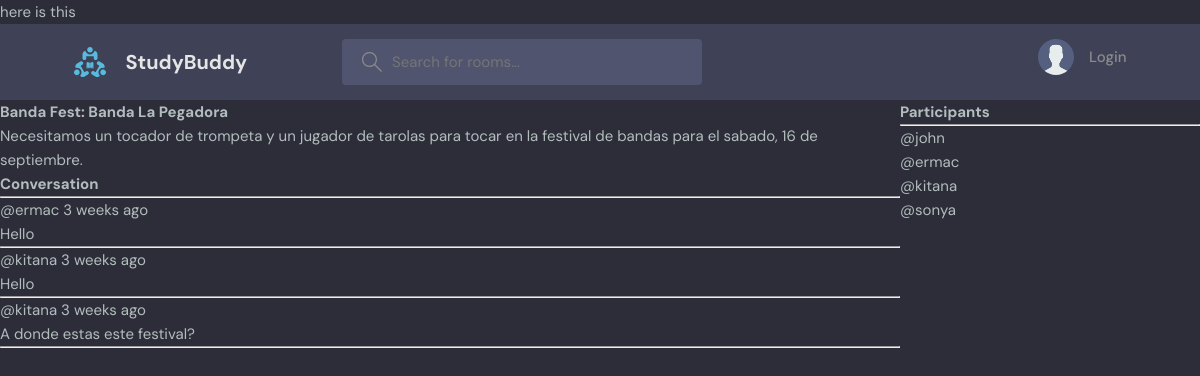
The page /event/1/ on the database its author committed.
### base/models.py (models this page shows, shortened)
class Event(models.Model):
    host = models.ForeignKey(User, on_delete=models.SET_NULL, null=True)
    topic = models.ForeignKey(Topic, on_delete=models.SET_NULL, null=True)
    name = models.CharField(max_length=200)
    description = models.TextField(null=True, blank=True)
    participants = models.ManyToManyField(User, related_name='participants', blank=True)
    updated = models.DateTimeField(auto_now=True)
    created = models.DateTimeField(auto_now_add=True)
    class Meta:
        ordering = ['-updated', '-created']

class Message(models.Model):
    user = models.ForeignKey(User, on_delete=models.CASCADE)
    event = models.ForeignKey(Event, on_delete=models.CASCADE)
    body = models.TextField()
    updated = models.DateTimeField(auto_now=True)
    created = models.DateTimeField(auto_now_add=True)
    class Meta:
        ordering = ['-updated', '-created']

### base/views.py (the view, shortened to what this page needs)
# urls.py: path('event/<str:pk>/', views.event, name="event"),
def event(request, pk):
    event = Event.objects.get(id=pk)
    event_messages = event.message_set.all().order_by('-created')
    participants = event.participants.all()
    context = {'event': event, 'event_messages': event_messages,
    'participants': participants}
    return render(request, 'base/event.html', context)

### base/templates/base/event.html (shortened to what this page needs)
{% extends 'main.html' %}
{% block content %}
<div class="event-container">
    <div>
        <h1>{{event.name}}</h1>
        <p>{{event.description}}</p>
        <div class="comment-wrapper">
            <h3>Conversation</h3>
            <hr>
            {% for message in event_messages %}
            <div>
            <small>@{{message.user}} {{message.created|timesince}} ago </small>
            <p>{{message.body}}</p>
            <hr>
        </div>
        {% endfor %}
    </div>
    </div>
    <div>
        <h3>Participants</h3>
        <hr>
        {% for user in participants %}
           <div>
               <p>@{{user.username}}</p>
           </div>
        {% endfor %}
    </div>
</div>
{% endblock %}

### static/styles/style.css (style rules this page uses)
:root { --color-main: #71c6dd; --color-main-light: #e1f6fb; --color-dark: #3f4156; --color-dark-medium: #51546e; --color-dark-light: #696d97; --color-light: #e5e5e5; --color-gray: #8b8b8b; --color-light-gray: #b2bdbd; --color-bg: #2d2d39; --color-success: #5dd693; --color-error: #fc4b0b; }
* { font-family: "DM Sans", -apple-system, BlinkMacSystemFont, "Segoe UI", Roboto, Oxygen, Ubuntu, Cantarell, "Open Sans", "Helvetica Neue", sans-serif; margin: 0; padding: 0; box-sizing: border-box; text-rendering: optimizeLegibility; font-size: inherit; }
html { font-size: 56.25%; }
@media only screen and (min-width: 1200px) { html { font-size: 62.5%; } }
body { line-height: 1.6; font-weight: 400; font-size: 1.5rem; color: var(--color-light-gray); background-color: var(--color-bg); min-height: 100vh; }

### base/templates/base/event.html (style rules this page uses)
.event-container { display: grid; grid-template-columns: 3fr 1fr; }

### rows shown on the page
Event: name "Banda Fest: Banda La Pegadora", description "Necesitamos un tocador de trompeta y un jugador de tarolas para tocar en la festival de bandas para el sabado, 16 de septiembre."
Message: user "ermac", created "3 weeks", body "Hello"
Message: user "kitana", created "3 weeks", body "Hello"
Message: user "kitana", created "3 weeks", body "A donde estas este festival?"

### other values the page prints
{{ user.username }} "john"
{{ user.username }} "ermac"
{{ user.username }} "kitana"
{{ user.username }} "sonya"
